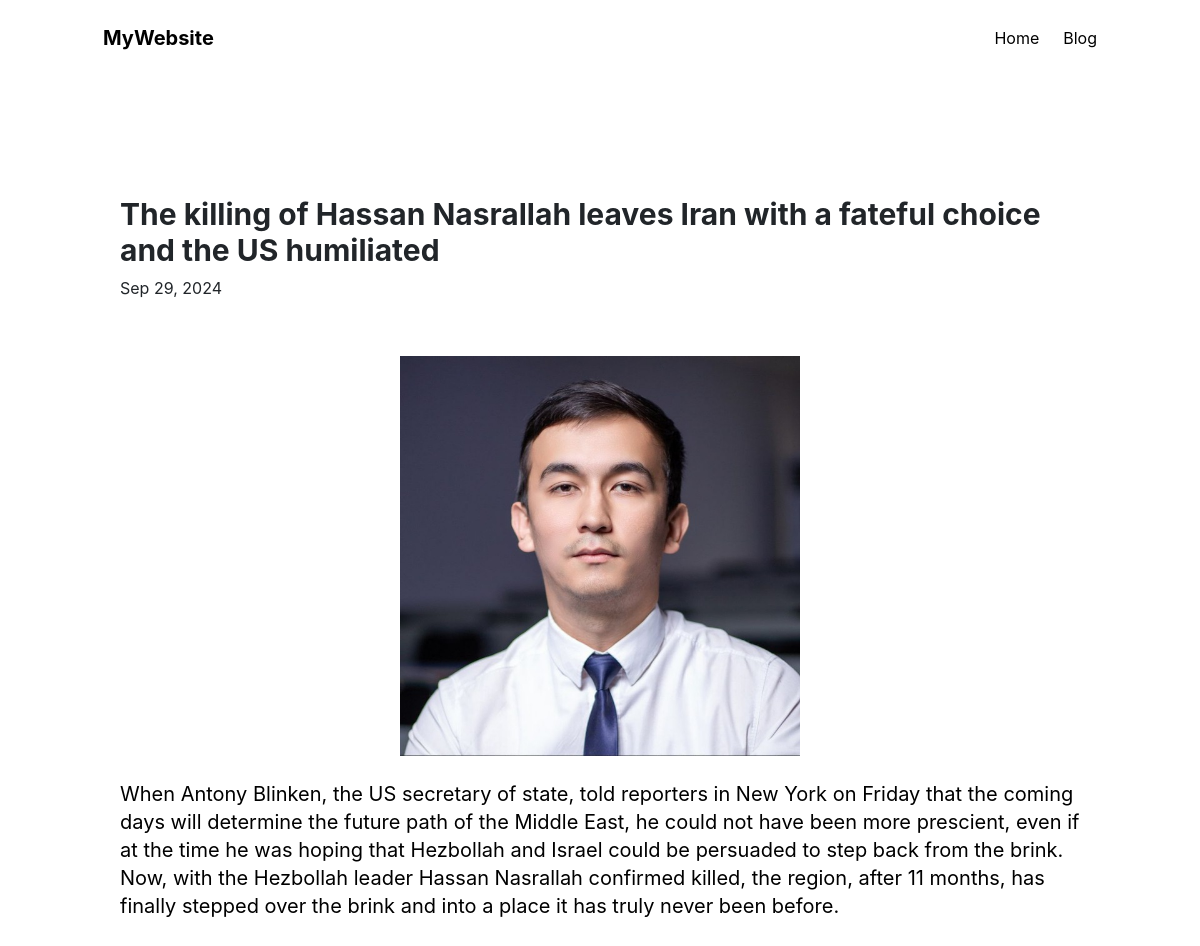
Screenshot of //blogs/1/ with the database file from the repository.
### my_blog/models.py (models this page shows)
class Blog(models.Model):
    name=models.CharField(max_length=255)
    image=models.ImageField(upload_to='image/', blank=True, null=True)
    date=models.DateTimeField(auto_now_add=True)
    shortened=models.TextField()
    text=models.TextField()

### my_blog/views.py (the view)
# urls.py: path('/blogs/<int:id>/', Blogg, name='blog')
def Blogg(request, id):
    blog=get_object_or_404(Blog, pk=id)
    return render(request,'blog.html', {
        'blog': blog
    })

### templates/blog.html (shortened to what this page needs)
{% extends 'base.html' %}
{% block content %}
    <div class="m-20 p-10 flex flex-col items-center justify-center">
        <p class="font-bold text-3xl"> {{ blog.name }}</p>
        <div class="w-full m-2">
            <p class="text-start"> {{ blog.date|date:"M j, Y" }} </p>
        </div>
        <br>
        <br>
        <img width="400"  src="{{ blog.image.url }}" alt="">
        <br>
        <p class="text-xl text-black">{{ blog.text }}</p>
    </div>
{% endblock %}

### rows the page displays
Blog: name "The killing of Hassan Nasrallah leaves Iran with a fateful choice and the US humiliated", date "Sep 29, 2024", image (picture), text "When Antony Blinken, the US secretary of state, told reporters in New York on Friday that the coming days will determine the future path of the Middle East, he could not have been more prescient, even if at the time he was hoping that Hezbollah and Israel could be persuaded to step back from the brink. Now, with the Hezbollah leader Hassan Nasrallah confirmed killed, the region, after 11 months, has finally stepped over the brink and into a place it has truly never been before."
